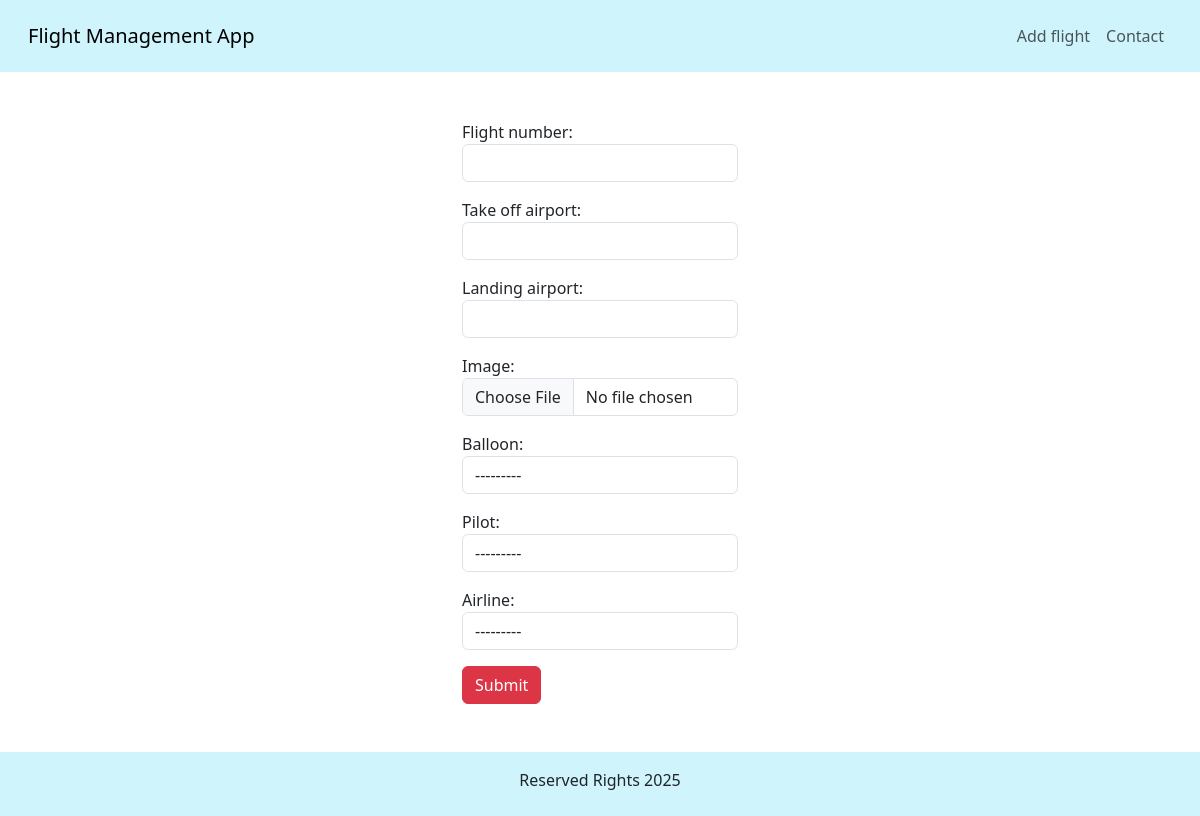
/edit_flight/2, run on an earlier commit of the app's database.
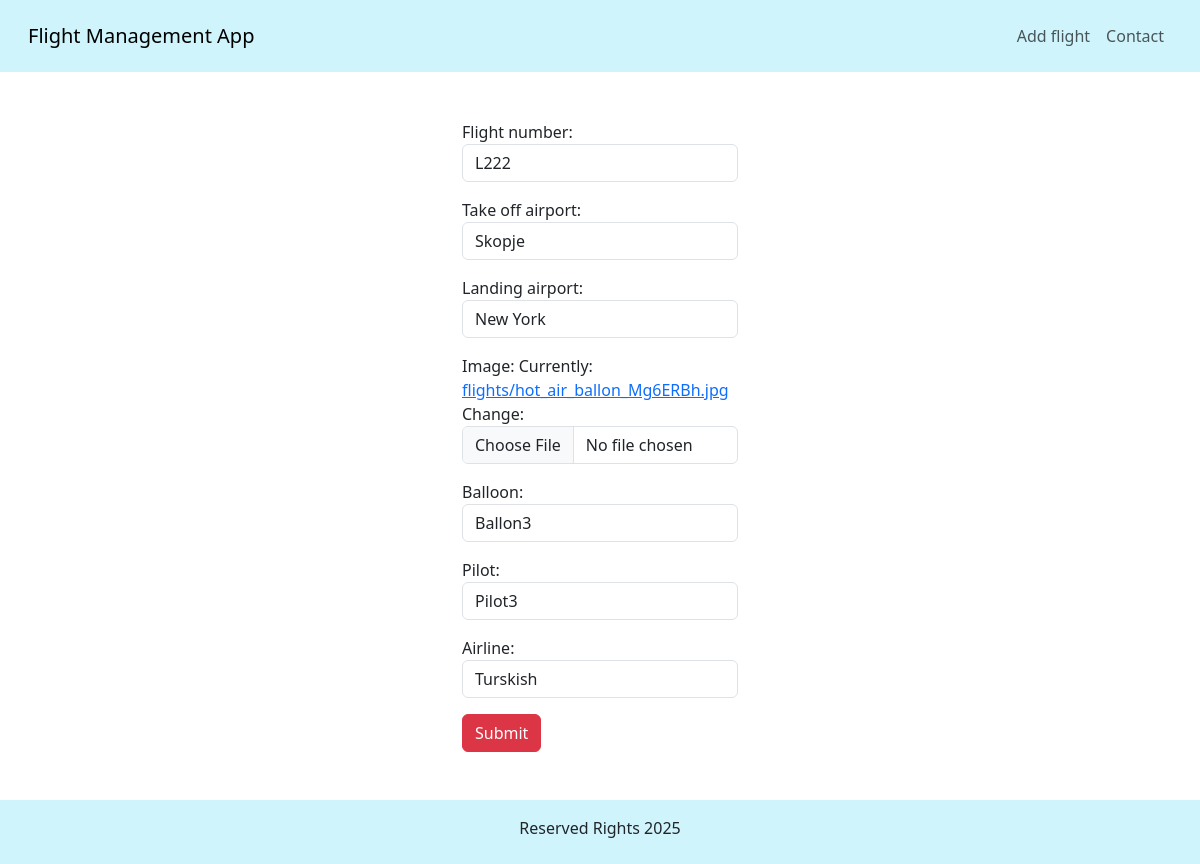
And on a later commit of the database.
### application/models.py (models this page shows, shortened)
class Flight(models.Model):
    flight_number = models.CharField(max_length=50, unique=True)
    take_off_airport = models.CharField(max_length=50)
    landing_airport = models.CharField(max_length=50)
    user = models.ForeignKey(User, on_delete=models.CASCADE)
    image = models.ImageField(upload_to='flights/')
    balloon = models.ForeignKey(Balloon, on_delete=models.CASCADE)
    pilot = models.ForeignKey(Pilot, on_delete=models.CASCADE)
    airline = models.ForeignKey(Airline, on_delete=models.CASCADE)

### application/views.py (the view)
# urls.py: path('edit_flight/<flight_id>', FlightApplicationViews.edit_flight, name='edit_flight'),
def edit_flight(request, flight_id):
    flight = Flight.objects.filter(id = flight_id).first()
    if request.method == 'POST':
        form = FlightForm(request.POST, request.FILES, instance=flight)
        if form.is_valid():
            form.save()
        return redirect(index)
    form = FlightForm(instance = flight)
    context = {'form': form , 'flight_id' : flight_id}
    return render(request, 'edit_flight.html', context)

### application/forms.py
class FlightForm(forms.ModelForm):
    def __init__(self, *args ,**kwargs):
        super(FlightForm, self).__init__(*args, **kwargs)
        for field_name, field in self.fields.items():
            if not isinstance(field.widget, forms.CheckboxInput):
                field.widget.attrs['class'] = 'form-control'
    class Meta:
        model = Flight
        fields = "__all__"
        exclude = ('user', )

### application/models.py (called while the page is built)
    def __str__(self):
        return self.name

    def __str__(self):
        return self.name

    def __str__(self):
        return self.name

### templates/edit_flight.html (shortened to what this page needs)
{% extends 'base.html' %}
{% load static %}
{% block content %}
    <div class="container mt-5 mb-5 w-25">
        <form method="post" action="{% url 'edit_flight' flight_id %}" enctype="multipart/form-data" >
            {{ form.as_p }}
            <button class="btn btn-danger" type="submit">Submit</button>
        </form>
    </div>
{%  endblock %}

What changed in the data, as far as the page shows it:
added Flight: flight_number "L222", take_off_airport "Skopje", landing_airport "New York", balloon "Ballon3", pilot "Pilot3", airline "Turskish"
Also different on the page:
form field balloon: "---------" → (not shown)
form field pilot: "---------" → (not shown)
form field airline: "---------" → (not shown)
text no longer shown: "Flight number: Take off airport: Landing airport: Image: Balloon: Pilot: Airline:"
text now shown: "Flight number: Take off airport: Landing airport: Image: Currently: flights/hot_air_ballon_Mg6ERBh.jpg Change: Balloon: Pilot: Airline:"
